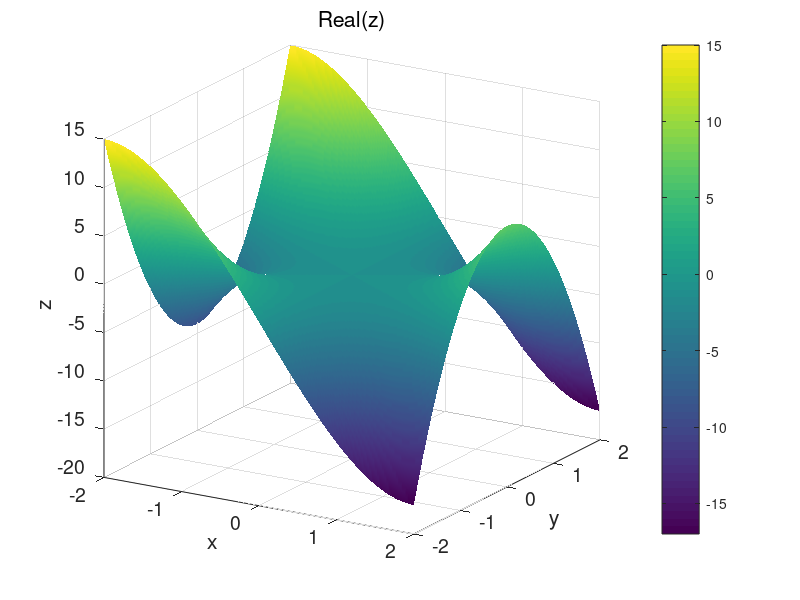
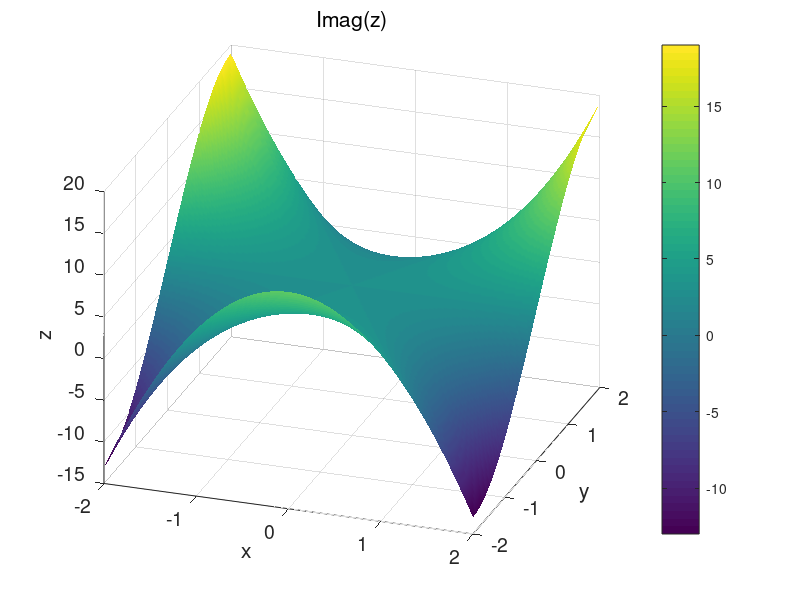
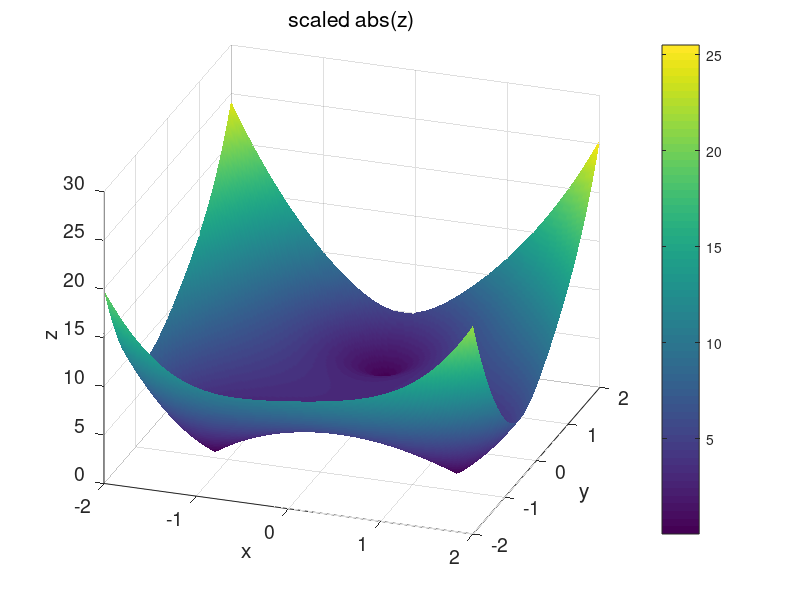
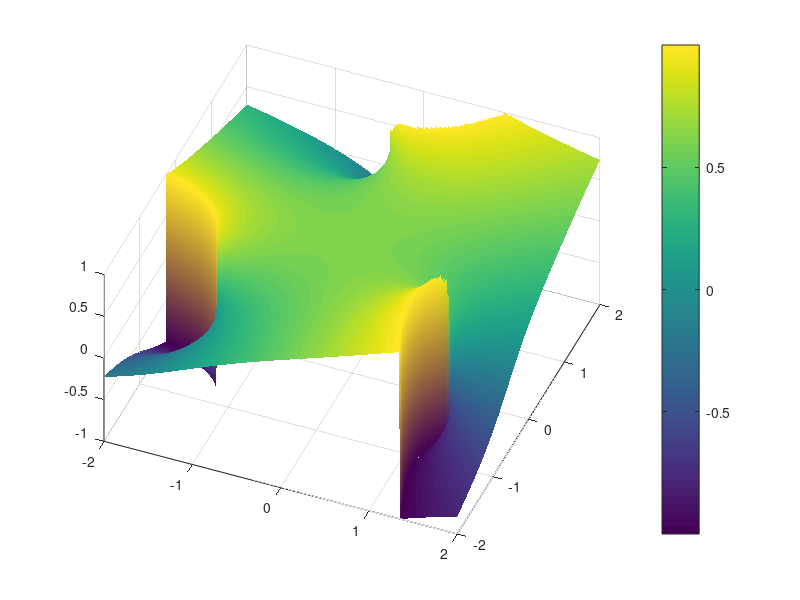

Source code (MATLAB) for these figures, in order: (Note: this script raises an error after producing the figures.)
% mathComplex3.m

% Visualization of a complex valued function
% The phase of the complex function is displayed using colors
% The calculation for the plots may take more than 100 seconds.

% DOING PHYSICS WITH MATLAB 
%    http://www.physics.usyd.edu.au/teach_res/mp/mphome.htm

% Matlab Version 2018a / 180915

% Ian Cooper
% email: ian.cooper@sydney.edu.au
% School of Physics, University of Sydney

% John A Sims 
% email: john.sims@ufabc.edu.br
% Biomedical Engineering Department
% Federal University of ABC   Sao Bernardo Campus Brasil


close all
clear
clc

N = 200;
x = linspace(-2,2,N);
y = x;


[xx, yy] = meshgrid(x,y);

zz = (xx+ 1j.*yy).^3 - 1 + 1j*3;
%zz = (xx+ 1j.*yy).^3 + 5;
zzR = real(zz); zzI = imag(zz);
zzA = abs(zz); zzP = angle(zz)./pi;


figure(1)
  pos = [0.02 0.5 0.3 0.3];
  set(gcf,'Units','normalized');
  set(gcf,'Position',pos);
  set(gcf,'color','w');
  
  xP = xx; yP = yy; zP = zzR;
  surf(xP,yP,zP)
  view(31,18)
  shading interp
  colorbar
  set(gca,'xtick',-2:1:2)
  set(gca,'ytick',-2:1:2)
  grid on
  xlabel('x')
  ylabel('y')
  zlabel('z')
  title('Real(z)','fontweight','normal')
  set(gca,'fontsize',14)
  

  figure(2)
  pos = [0.33 0.5 0.3 0.3];
  set(gcf,'Units','normalized');
  set(gcf,'Position',pos);
  set(gcf,'color','w');
  
  xP = xx; yP = yy; zP = zzI;
  surf(xP,yP,zP)
  view(19,28)
  shading interp
  colorbar
  set(gca,'xtick',-2:1:2)
  set(gca,'ytick',-2:1:2)
  grid on
  xlabel('x')
  ylabel('y')
  zlabel('z')
  title('Imag(z)','fontweight','normal')
  set(gca,'fontsize',14)
  
  
figure(3)
  pos = [0.65 0.5 0.3 0.3];
  set(gcf,'Units','normalized');
  set(gcf,'Position',pos);
  set(gcf,'color','w');
  
  sF = 1;   % scaling factor
  xP = xx; yP = yy; zP = zzA.^sF;
  surf(xP,yP,zP)
  view(19,28)
  shading interp
  colorbar
  set(gca,'xtick',-2:1:2)
  set(gca,'ytick',-2:1:2)
  grid on
  xlabel('x')
  ylabel('y')
  zlabel('z')
  title('scaled abs(z)','fontweight','normal')
  set(gca,'fontsize',14)

  
figure(4)
  pos = [0.02 0.05 0.3 0.3];
  set(gcf,'Units','normalized');
  set(gcf,'Position',pos);
  set(gcf,'color','w');
  
  xP = xx; yP = yy; zP = zzP;
  surf(xP,yP,zP)
  view(22,56)
  shading interp
  HH = colorbar;
  set(HH,'Ticks',-1:0.25:1)
  set(HH,'Limits',[-1.1 1.1])
  set(gca,'xtick',-2:1:2)
  set(gca,'ytick',-2:1:2)
  grid on
  xlabel('x')
  ylabel('y')
  zlabel('z')
  title('phase(z)  [ rad/\pi ]','fontweight','normal')
  set(gca,'fontsize',14)
 
figure(5)
  pos = [0.33 0.05 0.25 0.3];
  set(gcf,'Units','normalized');
  set(gcf,'Position',pos);
  set(gcf,'color','w');
  
  s = 20;   % spacing of arrows
  P1 = xx(1:s:N,1:s:N); P2 = yy(1:s:N,1:s:N);
  P3 = zzR(1:s:N,1:s:N); P4 = zzI(1:s:N,1:s:N);
  HH = quiver(P1,P2,P3,P4);
  set(HH,'LineWidth',1,'MaxHeadSize',1,'AutoScaleFactor',1.5)
  set(gca,'xlim',[-2.5,2.5])
  set(gca,'ylim',[-2.5,2.5])
  axis square
  xlabel('x')
  ylabel('y')
  title('Vector Field','fontweight','normal')
  set(gca,'fontsize',14)
  set(gca,'fontsize',14) 
  
figure(6)
  pos = [0.65 0.05 0.25 0.3];
  set(gcf,'Units','normalized');
  set(gcf,'Position',pos);
  set(gcf,'color','w');
  
  xP = xx; yP = yy; zP = zzA; v = 1:1:10;
 % contourf(xP,yP,zP,20,'ShowText','off');
  contourf(xP,yP,zP,v,'ShowText','on');
  shading interp
  colorbar
  hold on
  
  % plot unit circle with centre (0, 0)
  t = linspace(0,2*pi,200); R = sqrt(2);
  plot(R.*cos(t),R.*sin(t),'r','linewidth',2)
  
  set(gca,'xtick',-2:1:2)
  set(gca,'ytick',-2:1:2)
  grid on
  xlabel('x')
  ylabel('y')
  zlabel('z')
  title('abs(z)','fontweight','normal')
  axis square
  set(gca,'fontsize',14) 
